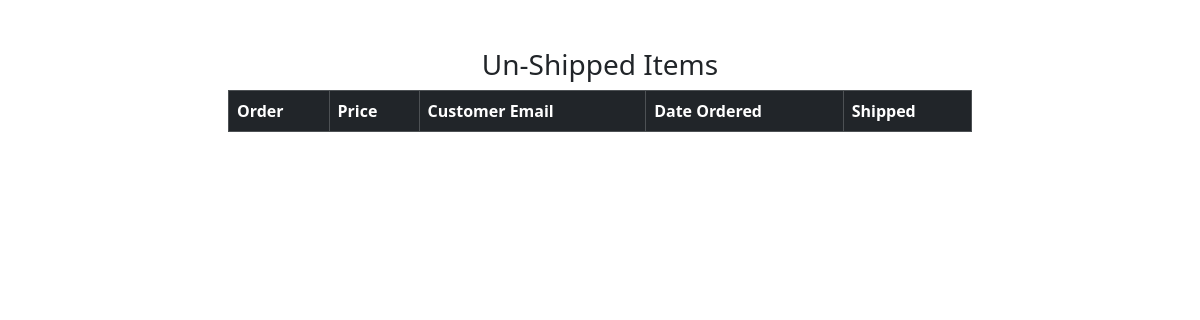
The page /payment/not_shipped_dash (signed in) on the database as committed earlier.
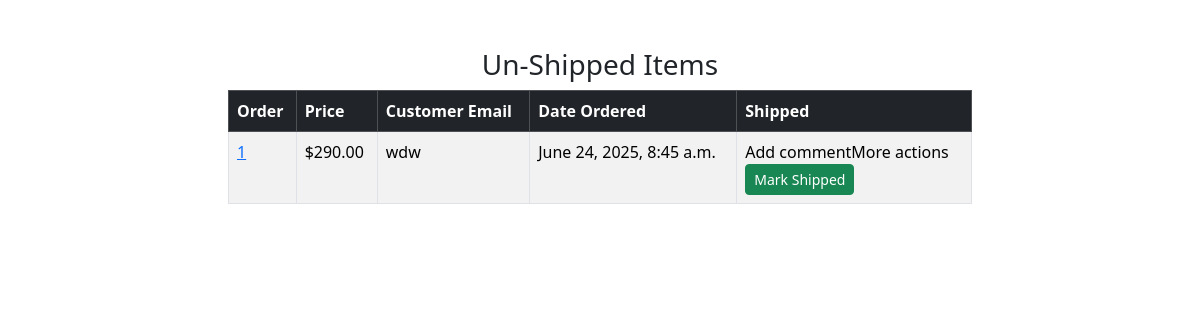
The same page on the database as committed later.
### payment/models.py (models this page shows, shortened)
class Order(models.Model):
	user = models.ForeignKey(User, on_delete=models.CASCADE, null=True, blank=True)
	full_name = models.CharField(max_length=250)
	email = models.EmailField(max_length=250)
	shipping_address = models.TextField(max_length=15000)
	amount_paid = models.DecimalField(max_digits=7, decimal_places=2)
	date_ordered = models.DateTimeField(auto_now_add=True)
	shipped = models.BooleanField(default=False)

### payment/views.py (the view, shortened to what this page needs)
# urls.py: path('not_shipped_dash', views.not_shipped_dash, name="not_shipped_dash"),
def not_shipped_dash(request):
	if request.user.is_authenticated and request.user.is_superuser:
		orders = Order.objects.filter(shipped=False)
		return render(request, "payment/not_shipped_dash.html", {"orders":orders})
	else:
		messages.success(request, "Access Denied")
		return redirect('home')

### cart/context_processors.py (called while the page is built)
def cart(request):
	return {'cart': Cart(request)}

### templates/payment/not_shipped_dash.html (shortened to what this page needs)
<!DOCTYPE html>
<html lang="en">
<head>
    <link href="https://cdn.jsdelivr.net/npm/bootstrap@5.3.7/dist/css/bootstrap.min.css" rel="stylesheet">
</head>
<body>
        <div class="container">
        	<div class="row">
        		<center>
        			<div class="col-8">
        				<br/><br/>
<h3>Un-Shipped Items</h3>
<table class="table table-striped table-hover table-bordered">
  <thead class="table-dark">
    <tr>
      <th scope="col">Order</th>
      <th scope="col">Price</th>
      <th scope="col">Customer Email</th>
      <th scope="col">Date Ordered</th>
           <th scope="col">Shipped</th>
    </tr>
  </thead>
  <tbody>
  	{% for item in orders %}
    <tr>
      <td><a href="{% url 'orders' item.id %}">{{ item.id }}</a></td>
      <td>${{ item.amount_paid }}</td>
      <td>{{ item.email }}</td>
      <td>{{ item.date_ordered }}</td>
       <td>Add commentMore actions
        <form method="POST">
          <button type="Submit" class="btn btn-success btn-sm">Mark Shipped</button>
        </form>
      </td>
    </tr>
    {% endfor %}
  </tbody>
</table>
<br/><br/>
<br/><br/>
        			</div>
        		</center>
        	</div>
        </div>
</body>
</html>

Rows that differ between the two databases and show on the page:
added Order: id "1", amount_paid "290.00", email "wdw", date_ordered "June 24, 2025, 8:45 a.m."
